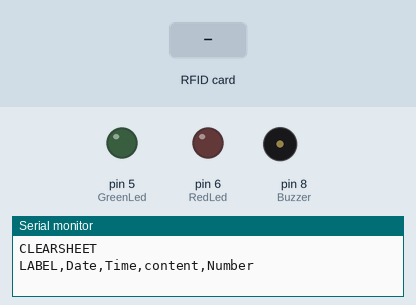
This sketch was run on a simulated Arduino Uno, built with avr-gcc and run on an emulated ATmega328P. On the bench: output pins drawn as LEDs (lit = HIGH), buzzer (waves = sounding, pin HIGH), the last lines printed to the serial monitor. Inputs (shaded band) come from the test bench. Pins used as bus, display or sensor lines are not drawn.

Above: at 1.2 s.
1.3 s: RFID card 5E 7A 19 C4 held to the reader
At 1.8 s:
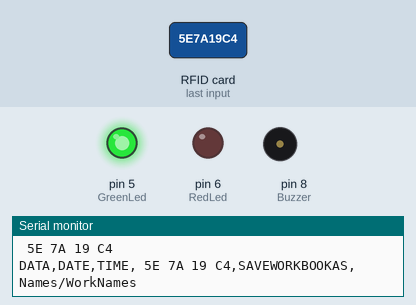
Timing chart, 0 to 4.3 s (numbered marks = the images above; inputs shaded):
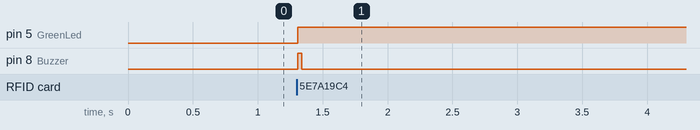

Measured:
- after the input at 1.3 s, pin 5 (GreenLed): LOW → HIGH at once; pin 8 (Buzzer): LOW → HIGH at once, → LOW 0.03 s later

The sketch:

RFID_Excel.ino
```cpp
#include <SPI.h>
#include <MFRC522.h>

#define SS_PIN 10 //RX slave select
#define RST_PIN 9

MFRC522 mfrc522(SS_PIN, RST_PIN); // Create MFRC522 instance.


//if you want the arduino to detect the cards only once
int NumbCard[2];//this array content the number of cards. in my case i have just two cards.
int j=0;

int const RedLed=6;
int const GreenLed=5;
int const Buzzer=8;

String content;//user car id
long Number;//user number
int n ;//The number of card you want to detect (optional)

void setup() {
  Serial.begin(9600); // Initialize serial communications with the PC
  SPI.begin();  // Init SPI bus
  mfrc522.PCD_Init(); // Init MFRC522 card

  Serial.println("CLEARSHEET");                 // clears starting at row 1
  Serial.println("LABEL,Date,Time,content,Number");// make four columns (Date,Time,[Name:"user name"]line 48 & 52,[Number:"user number"]line 49 & 53)

  pinMode(RedLed,OUTPUT);
  pinMode(GreenLed,OUTPUT);
  pinMode(Buzzer,OUTPUT);

   }

void loop() {
  //look for new card
   if ( ! mfrc522.PICC_IsNewCardPresent()) {
  return;//got to start of loop if there is no card present
 }
 // Select one of the cards
 if ( ! mfrc522.PICC_ReadCardSerial()) {
  return;//if read card serial(0) returns 1, the uid struct contians the ID of the read card.
 }

  byte letter;
  for (byte i = 0; i < mfrc522.uid.size; i++)
  {
     Serial.print(mfrc522.uid.uidByte[i] < 0x10 ? " 0" : " ");
     Serial.print(mfrc522.uid.uidByte[i], HEX);
     content.concat(String(mfrc522.uid.uidByte[i] < 0x10 ? " 0" : " "));
     content.concat(String(mfrc522.uid.uidByte[i], HEX));
  }
  Serial.println();
  content.toUpperCase();

      if(NumbCard[j] == 1){//to check if the card already detect
      //if you want to use LCD
      //Serial.println("Already Exist");
      }
      else{
      NumbCard[j] = 1;//put 1 in the NumbCard array : NumbCard[j]={1,1} to let the arduino know if the card was detecting
      n++;//(optional)
      Serial.print("DATA,DATE,TIME," +content);//send the Name to excel
      Serial.print(",");
      digitalWrite(GreenLed,HIGH);
      digitalWrite(RedLed,LOW);
      digitalWrite(Buzzer,HIGH);
      delay(30);
      digitalWrite(Buzzer,LOW);
      Serial.println("SAVEWORKBOOKAS,Names/WorkNames");
      }
      delay(1000);

//if you want to close the Excel when all card had detected and save Excel file in Names Folder. in my case i have just 2 card (optional)
//if(n==2){

  //  Serial.println("FORCEEXCELQUIT");
 //   }
}
```
